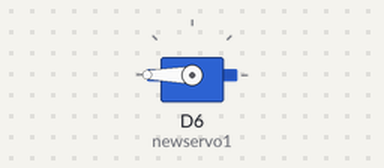
A sketch run on a simulated ESP8266 (NodeMCU). Shown: servo.

Above: at 0.05 s.
Timing chart, 0 to 4.6 s (numbered marks = the images above):
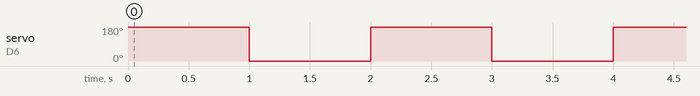

The sketch:

servo.ino
```cpp
#include <Servo.h>
Servo newservo1;
void setup()
{ // put your setup code here, to run once:
    newservo1.attach(D6);
}
void loop()
{ // put your main code here, to run repeatedly:
    newservo1.write(180);
    delay(1000);
    newservo1.write(0);
    delay(1000);
}
```

Measured:
- by itself, servo on D6 (newservo1): alternates 180° for 1.0 s and 0° for 1.0 s
